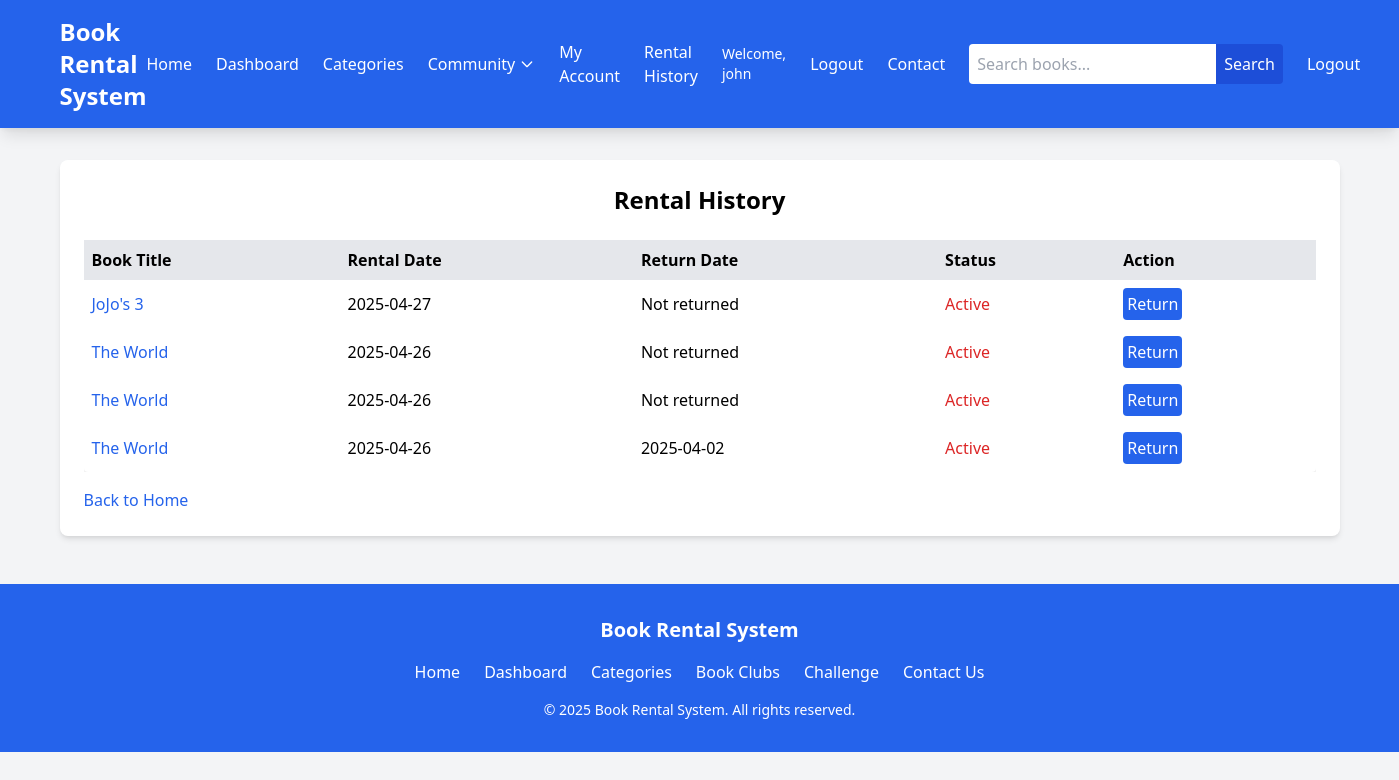
Screenshot of /api/rentals/ (signed in) with the database file from the repository.
### books/models.py (models this page shows, shortened)
class Rental(models.Model):
    user = models.ForeignKey(User, on_delete=models.CASCADE)
    book = models.ForeignKey(Book, on_delete=models.CASCADE)
    rental_date = models.DateTimeField(auto_now_add=True)
    return_date = models.DateTimeField(null=True, blank=True)
    is_returned = models.BooleanField(default=False)

class Book(models.Model):
    title = models.CharField(max_length=200)
    author = models.CharField(max_length=100)
    isbn = models.CharField(max_length=13, unique=True)
    category = models.ForeignKey(Category, on_delete=models.SET_NULL, null=True, blank=True)
    total_copies = models.PositiveIntegerField()
    available_copies = models.PositiveIntegerField()
    description = models.TextField(blank=True)
    cover_image = models.ImageField(upload_to='book_covers/', blank=True, null=True)

### books/views.py (the view)
# urls.py: path('rentals/', views.rental_history, name='rental_history'),
@login_required
def rental_history(request):
    rentals = Rental.objects.filter(user=request.user).order_by('-rental_date')
    return render(request, 'rental_history.html', {'rentals': rentals})

### templates/rental_history.html (shortened to what this page needs)
{% extends 'base.html' %}
{% block content %}
<div class="bg-white p-6 rounded-lg shadow-md animate__animated animate__fadeIn">
    <h1 class="text-2xl font-bold mb-6 text-center gsap-fade-in">Rental History</h1>
    {% if rentals %}
        <div class="overflow-x-auto">
            <table class="w-full bg-white shadow-md rounded table-auto">
                <thead>
                    <tr class="bg-gray-200">
                        <th class="p-2 text-left">Book Title</th>
                        <th class="p-2 text-left">Rental Date</th>
                        <th class="p-2 text-left">Return Date</th>
                        <th class="p-2 text-left">Status</th>
                        <th class="p-2 text-left">Action</th>
                    </tr>
                </thead>
                <tbody>
                    {% for rental in rentals %}
                    <tr class="hover:bg-gray-100 transition duration-300 table-row">
                        <td class="p-2">
                            <a href="{% url 'book_detail' rental.book.id %}" class="text-blue-600 hover:underline">
                                {{ rental.book.title }}
                            </a>
                        </td>
                        <td class="p-2">{{ rental.rental_date|date:"Y-m-d" }}</td>
                        <td class="p-2">{{ rental.return_date|date:"Y-m-d"|default:"Not returned" }}</td>
                        <td class="p-2">
                            {% if rental.is_returned %}
                                <span class="text-green-600">Returned</span>
                            {% else %}
                                <span class="text-red-600">Active</span>
                            {% endif %}
                        </td>
                        <td class="p-2">
                            {% if not rental.is_returned %}
                                <form method="post" action="{% url 'return_book' rental.id %}">
                                    <button type="submit"
                                            class="bg-blue-600 text-white p-1 rounded hover:bg-blue-700 transition duration-300 rent-button">
                                        Return
                                    </button>
                                </form>
                            {% else %}
                                <span class="text-gray-500">N/A</span>
                            {% endif %}
                        </td>
                    </tr>
                    {% endfor %}
                </tbody>
            </table>
        </div>
    {% else %}
        <p class="text-gray-600 text-center">You have no rental history.</p>
    {% endif %}
    <a href="{% url 'home' %}" class="text-blue-600 hover:underline mt-4 inline-block block mx-auto text-center">Back to Home</a>
</div>
{% endblock %}

### templates/base.html (shortened to what this page needs)
<!DOCTYPE html>
<html>
<head>
    <link href="https://cdn.jsdelivr.net/npm/tailwindcss@2.2.19/dist/tailwind.min.css" rel="stylesheet">
    <link href="https://cdnjs.cloudflare.com/ajax/libs/animate.css/4.1.1/animate.min.css" rel="stylesheet">
    <link href="https://unpkg.com/botui@0.3.9/build/botui.min.css" rel="stylesheet">
    <link href="https://cdn.jsdelivr.net/npm/shepherd.js@10.0.1/dist/css/shepherd.css" rel="stylesheet">
</head>
<body class="bg-gray-100">
    <nav class="bg-blue-600 p-4 text-white shadow-lg sticky top-0 z-10">
        <div class="container mx-auto flex justify-between items-center">
            <a href="{% url 'home' %}" class="text-2xl font-bold hover:text-blue-200 transition duration-300">Book Rental System</a>
            <div class="flex items-center space-x-6">
                <a href="{% url 'home' %}" class="hover:text-blue-200 transition duration-300">Home</a>
                <a href="{% url 'dashboard' %}" class="hover:text-blue-200 transition duration-300">Dashboard</a>
                <a href="{% url 'categories' %}" class="hover:text-blue-200 transition duration-300">Categories</a>
                <div class="relative group">
                    <div class="flex items-center">
                        <a href="{% url 'book_clubs' %}" class="hover:text-blue-200 transition duration-300">Community</a>
                        <button class="pl-1 focus:outline-none">
                            <svg class="w-4 h-4" fill="none" stroke="currentColor" viewBox="0 0 24 24">
                                <path stroke-linecap="round" stroke-linejoin="round" stroke-width="2" d="M19 9l-7 7-7-7"></path>
                            </svg>
                        </button>
                    </div>
                </div>
                {% if user.is_authenticated %}
                    <a href="{% url 'account' %}" class="hover:text-blue-200 transition duration-300">My Account</a>
                    <a href="{% url 'rental_history' %}" class="hover:text-blue-200 transition duration-300">Rental History</a>
                    <span class="text-sm">Welcome, {{ user.username }}</span>
                    <a href="{% url 'logout' %}"
                       onclick="return confirm('Are you sure you want to log out?')"
                       class="hover:text-blue-200 transition duration-300">Logout</a>
                {% else %}
                    <a href="{% url 'login' %}" class="hover:text-blue-200 transition duration-300">Login</a>
                {% endif %}
                <a href="{% url 'contact' %}" class="hover:text-blue-200 transition duration-300">Contact</a>
                <form id="search-form" action="{% url 'search_books' %}" method="get" class="flex">
                    <input type="text" name="q" id="search-input" placeholder="Search books..."
                           class="p-2 rounded-l text-black focus:outline-none focus:ring-2 focus:ring-blue-400" required>
                    <button type="submit" id="search-button"
                            class="bg-blue-700 p-2 rounded-r text-white hover:bg-blue-800 transition duration-300">Search</button>
                </form>
                {% if user.is_authenticated %}
                    <a href="{% url 'logout' %}" class="hover:text-blue-200 transition duration-300">Logout</a>
                {% endif %}
            </div>
        </div>
    </nav>
    <div class="container mx-auto mt-8">
        {% block content %}
        {% endblock %}
    </div>
    <footer class="bg-blue-600 text-white py-8 mt-12">
        <div class="container mx-auto text-center">
            <h3 class="text-xl font-bold mb-4">Book Rental System</h3>
            <div class="flex justify-center space-x-6 mb-4">
                <a href="{% url 'home' %}" class="hover:text-blue-200 transition duration-300">Home</a>
                <a href="{% url 'dashboard' %}" class="hover:text-blue-200 transition duration-300">Dashboard</a>
                <a href="{% url 'categories' %}" class="hover:text-blue-200 transition duration-300">Categories</a>
                <a href="{% url 'book_clubs' %}" class="hover:text-blue-200 transition duration-300">Book Clubs</a>
                <a href="{% url 'reading_challenge' %}" class="hover:text-blue-200 transition duration-300">Challenge</a>
                <a href="{% url 'contact' %}" class="hover:text-blue-200 transition duration-300">Contact Us</a>
            </div>
            <p class="text-sm">© 2025 Book Rental System. All rights reserved.</p>
        </div>
    </footer>
</body>
</html>

### rows the page displays
Rental: book "JoJo's 3", rental_date "2025-04-27", return_date "Not returned", is_returned "Active"
Rental: book "The World", rental_date "2025-04-26", return_date "Not returned", is_returned "Active"
Rental: book "The World", rental_date "2025-04-26", return_date "Not returned", is_returned "Active"
Rental: book "The World", rental_date "2025-04-26", return_date "2025-04-02", is_returned "Active"

### other values shown
{{ user.username }} "john"
